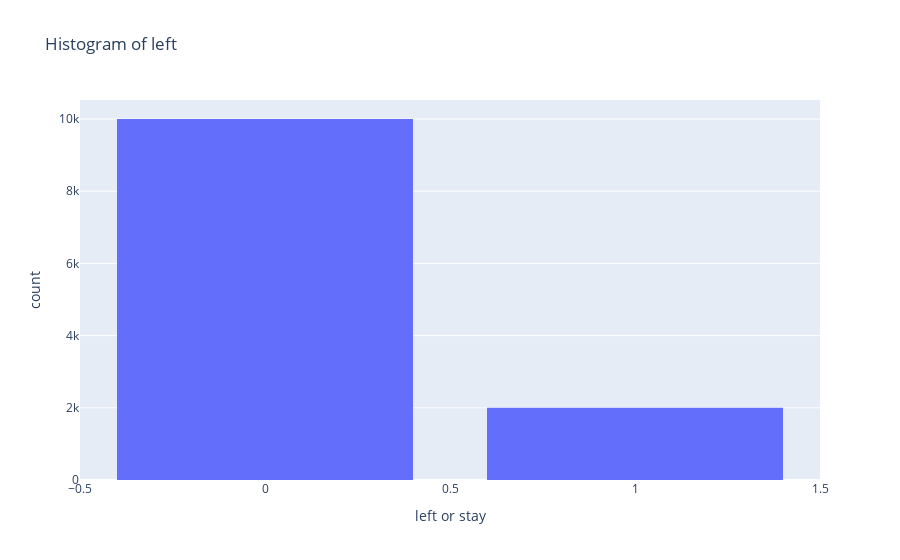

Write notebook code for a chart like this one.
### Code cell
fig = go.Figure()
fig.add_trace(go.Histogram(x=hr_df['left']))
fig.update_layout(
    title='Histogram of left',
    yaxis_title='count',
    xaxis_title='left or stay',
    bargap=0.2)

### Figure 1 — Plotly figure (JSON) as saved in the notebook; plotly's stock layout.template omitted (floating-point values rounded to 4 significant figures; data arrays with more than 128 entries replaced by an {"elided": "..."} marker saying what was removed)
{"data": [{"type": "histogram", "x": {"elided": "12000 int values"}}], "layout": {"bargap": 0.2, "title": {"text": "Histogram of left"}, "xaxis": {"title": {"text": "left or stay"}}, "yaxis": {"title": {"text": "count"}}}}
